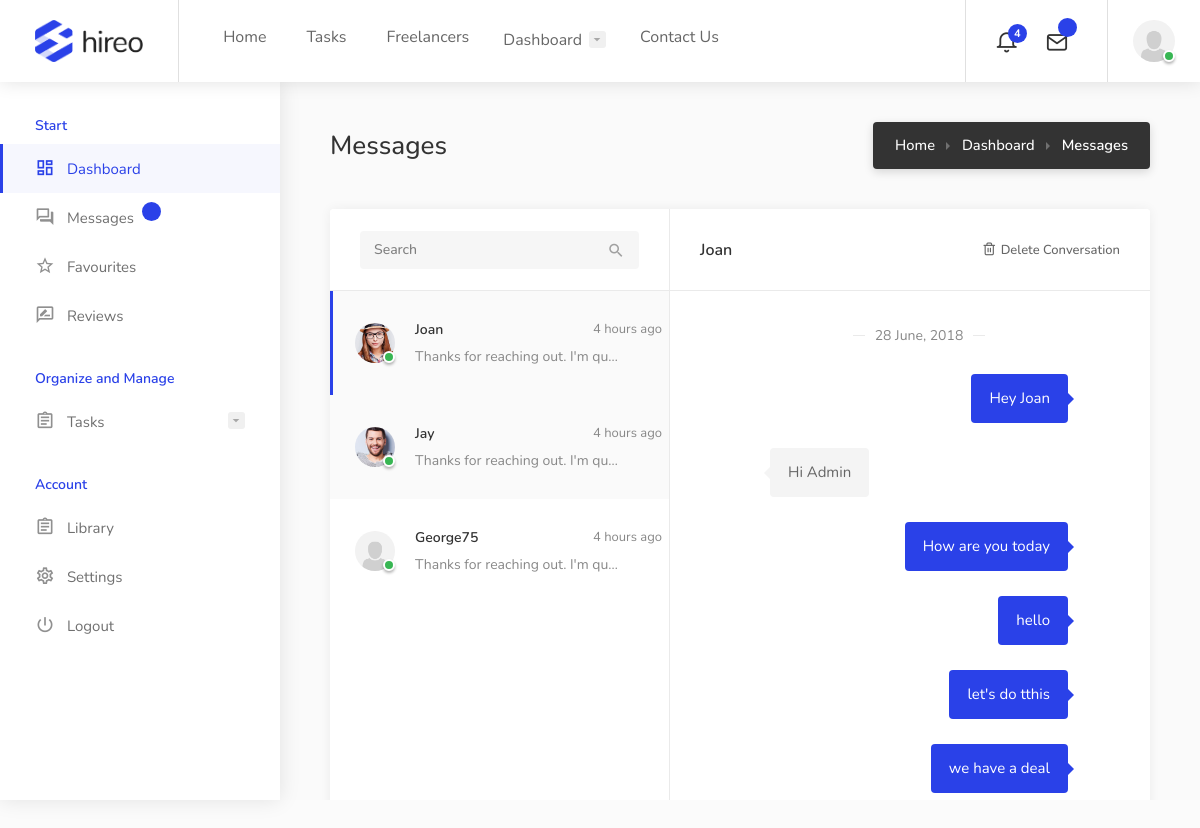
/messages/ (signed in), run on an earlier commit of the app's database.
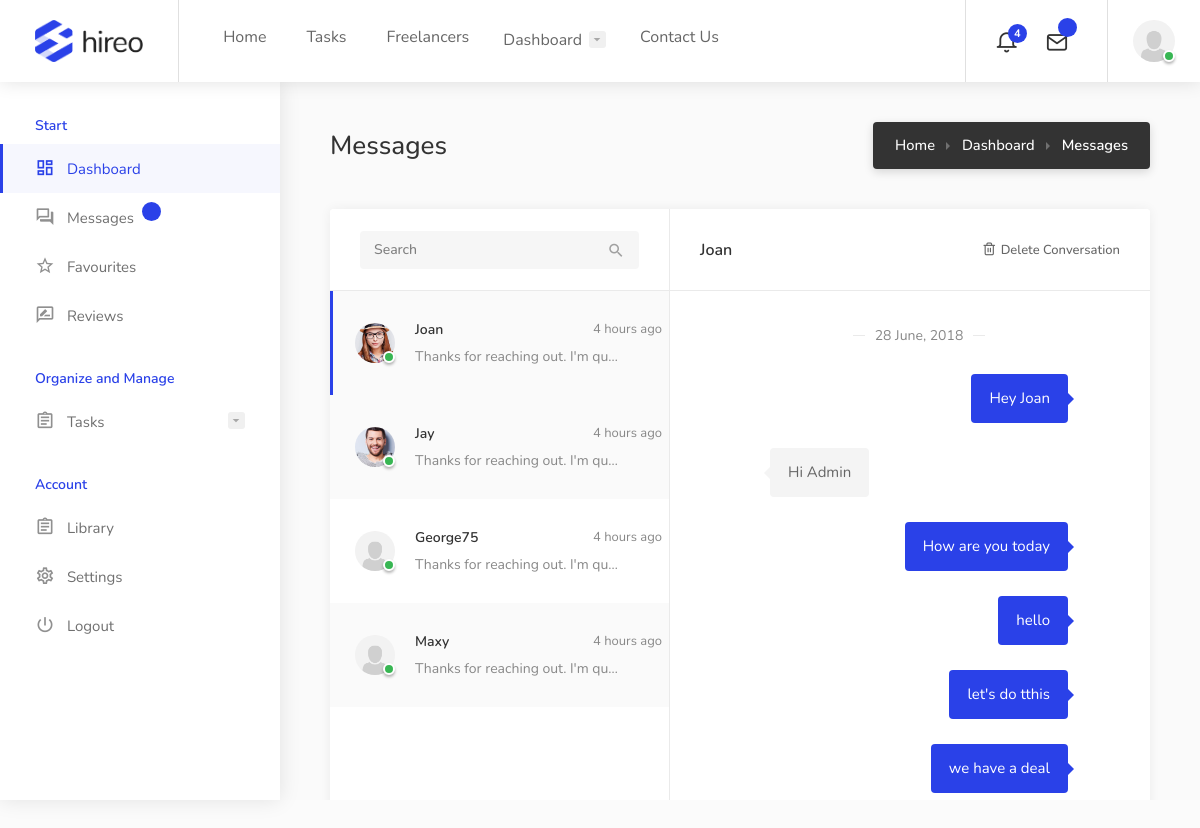
And on a later commit of the database.
### user/models.py (models this page shows, shortened)
class Profile(models.Model):
    user = models.OneToOneField(User, on_delete=models.CASCADE)
    stripe_customer_id = models.CharField(max_length=100, blank=True, null=True)
    image = models.ImageField(default = 'default.png', upload_to='profile_pics')
    tagline = models.CharField(max_length=200,  default='Enter your tagline here')
    bio = models.TextField(max_length=1000, default='Enter your bio here')
    favourite = models.ManyToManyField(User, related_name='favorited_by', blank=True)

### chat/models.py (models this page shows)
class Thread(models.Model):
    first_person = models.ForeignKey(User, on_delete=models.CASCADE, null=True, blank=True, related_name='thread_first_person')
    second_person = models.ForeignKey(User, on_delete=models.CASCADE, null=True, blank=True,
                                     related_name='thread_second_person')
    updated = models.DateTimeField(auto_now=True)
    timestamp = models.DateTimeField(auto_now_add=True)
    objects = ThreadManager()
    class Meta:
        unique_together = ['first_person', 'second_person']

class ChatMessage(models.Model):
    thread = models.ForeignKey(Thread, null=True, blank=True, on_delete=models.CASCADE, related_name='chatmessage_thread')
    user = models.ForeignKey(User, on_delete=models.CASCADE)
    message = models.TextField()
    timestamp = models.DateTimeField(auto_now_add=True)

### chat/views.py (the view)
# urls.py: path('messages/', dashboard_messages, name='dashboard-messages'),
def dashboard_messages(request):
    threads = Thread.objects.by_user(user=request.user).prefetch_related('chatmessage_thread').order_by('timestamp')
    context = {
        'Threads': threads
    }
    return render(request, 'chat/messages.html', context)

### chat/models.py (called while the page is built)
    def by_user(self, **kwargs):
        user = kwargs.get('user')
        lookup = Q(first_person=user) | Q(second_person=user)
        qs = self.get_queryset().filter(lookup).distinct()
        return qs

### templates/chat/messages.html (shortened to what this page needs)
{% extends 'dashboard/base.html' %}
{% load static %}
{% block content %}
<div class="dashboard-headline">
	<h3>Messages</h3>
	<nav id="breadcrumbs" class="dark">
		<ul>
			<li><a href="#">Home</a></li>
			<li><a href="#">Dashboard</a></li>
			<li>Messages</li>
		</ul>
	</nav>
</div>
	<div class="messages-container margin-top-0">
		<div class="messages-container-inner">
			<div class="messages-inbox">
				<div class="messages-headline">
					<div class="input-with-icon">
							<input id="autocomplete-input" type="text" placeholder="Search">
					</div>
				</div>
				<ul class="contacts">
					{% for thread in Threads %}
					<li class=" {% if forloop.first %} active-message {% endif %} contact-li" chat-id="chat_{{ thread.id }}">
						<a href="#">
							{% if thread.first_person == user %}
							<div class="message-avatar"><i class="status-icon status-online"></i><img src="{{ thread.second_person.profile.image.url }}" alt="" /></div>
							{% else %}
							<div class="message-avatar"><i class="status-icon status-online"></i><img src="{{ thread.first_person.profile.image.url }}" alt="" /></div>
							{% endif %}
							<div class="message-by">
								<div class="message-by-headline">
									{% if thread.first_person == user %}
									<h5>{{ thread.second_person.username }}</h5>
									{% else %}
									<h5>{{ thread.first_person.username }}</h5>
									{% endif %}
									<span>4 hours ago</span>
								</div>
								<p>Thanks for reaching out. I'm quite busy right now on many</p>
							</div>
						</a>
					</li>
					{% endfor %}
				</ul>
			</div>
			<div class="message-content">
				{% for thread in Threads %}
			<div class="message-content {% if forloop.first %} hide is_active {% else %} hide  {% endif %}" chat-id="chat_{{ thread.id }}" other-user-id="
			{% if thread.first_person == user %}
				{{ thread.second_person.id }}
			{% else %}
				{{ thread.first_person.id }}
			{% endif %}">
				<div class="messages-headline">
					{% if thread.first_person == user %}
					<h4>{{ thread.second_person.username }}</h4>
					{% else %}
					<h4>{{ thread.first_person.username }}</h4>
					{% endif %}
					<a href="#" class="message-action"><i class="icon-feather-trash-2"></i> Delete Conversation</a>
				</div>
				<div class="message-content-inner">
						<div class="message-time-sign">
							<span>28 June, 2018</span>
						</div>
						{% for chat in thread.chatmessage_thread.all %}
						{% if chat.user == user %}
						<div class="message-bubble me">
							<div class="message-bubble-inner">
								<div class="message-text"><p>{{ chat.message }}</p></div>
							</div>
							<div class="clearfix"></div>
						</div>
						{% else %}
						<div class="message-bubble">
							<div class="message-bubble-inner">
								<div class="message-text"><p>{{ chat.message }}</p></div>
							</div>
							<div class="clearfix"></div>
						</div>
						{% endif %}
						{% endfor %}
				</div>
			</div>
			{% endfor %}
			</div>
		</div>
</div>
{% endblock content %}

### templates/dashboard/base.html (shortened to what this page needs)
{% load static %}
<!doctype html>
<html lang="en">
<head>
<link rel="stylesheet" href="{% static 'css/style.css' %}">
<link rel="stylesheet" href="{% static 'css/colors/blue.css' %}">
</head>
<body class="gray">
<div id="wrapper">
<header id="header-container" class="fullwidth dashboard-header not-sticky">
{% include 'navbar.html' %}
</header>
<div class="dashboard-container">
	<div class="dashboard-sidebar">
		<div class="dashboard-sidebar-inner" data-simplebar>
			<div class="dashboard-nav-container">
				{% include 'dashboard/navigation.html' %}
			</div>
		</div>
	</div>
	<div class="dashboard-content-container" data-simplebar>
		<div class="dashboard-content-inner" >
			{% block content %}{% endblock content %}
		</div>
	</div>
</div>
</div>
</body>
</html>

### templates/navbar.html (shortened to what this page needs)
{% load static %}
{% load notifications_tags %}
<div id="header">
    <div class="container">
        <div class="left-side">
            <div id="logo">
                <a href="{% url 'job:home' %}"><img src="{% static 'images/logo.png' %}" alt=""></a>
            </div>
            <nav id="navigation">
                <ul id="responsive">
                    <li><a href="{% url 'job:home' %}">Home</a>
                    </li>
                    <li><a href="{% url 'job:job-list' %}">Tasks</a></li>
                    <li><a href="{% url 'job:freelancer' %}">Freelancers</a></li>
                    {% if user.is_authenticated %}
                <li><a href="#">Dashboard</a>
                </li>
                {% endif %}
                <li><a href="{% url 'job:contact' %}">Contact Us</a></li>
                </ul>
            </nav>
        </div>
    {% if user.is_authenticated %}
    <div class="right-side">
        <div class="header-widget hide-on-mobile">
            <div class="header-notifications">
                <div class="header-notifications-trigger">
                    <a href="#"><i class="icon-feather-bell"></i><span>4</span></a>
                </div>
            </div>
            <div class="header-notifications">
                <div class="header-notifications-trigger">
                    <a href="#"><i class="icon-feather-mail"></i><span>{% notifications_unread %}</span></a>
                </div>
            </div>
        </div>
        <div class="header-widget">
            <div class="header-notifications user-menu">
                <div class="header-notifications-trigger">
                    <a href="#"><div class="user-avatar status-online"><img src="{{ user.profile.image.url }}" alt=""></div></a>
                </div>
            </div>
        </div>
    </div>
    {% endif %}
    </div>
</div>

### templates/dashboard/navigation.html (shortened to what this page needs)
{% load notifications_tags %}
<div class="dashboard-nav">
    <div class="dashboard-nav-inner">
        <ul data-submenu-title="Start">
            <li class="active"><a href="{% url 'dashboard' %}"><i class="icon-material-outline-dashboard"></i> Dashboard</a></li>
            <li><a href="{% url 'dashboard-messages' %}"><i class="icon-material-outline-question-answer"></i> Messages <span class="nav-tag">{% notifications_unread %}</span></a></li>
            <li><a href="{% url 'dashboard-favourites' %}"><i class="icon-material-outline-star-border"></i> Favourites</a></li>
            <li><a href="{% url 'reviews' %}"><i class="icon-material-outline-rate-review"></i> Reviews</a></li>
        </ul>
        <ul data-submenu-title="Organize and Manage">
            <li><a href="#"><i class="icon-material-outline-assignment"></i> Tasks</a>
            </li>
        </ul>
        <ul data-submenu-title="Account">
            <li><a href="{% url 'library' %}"><i class="icon-material-outline-assignment"></i> Library</a></li>
            <li><a href="{% url 'profile-update' %}"><i class="icon-material-outline-settings"></i> Settings</a></li>
            <li><a href="{% url 'account_logout' %}"><i class="icon-material-outline-power-settings-new"></i> Logout</a></li>
        </ul>
    </div>
</div>

### templates/dashboard/scripts.html (shortened to what this page needs)
{% load static %}

### static/css/colors/blue.css (style rules this page uses)
.message-bubble.me .message-text:before { border-left:6px solid #2a41e8; }
a, .header-widget .log-in-button:hover i, .notification-text span.color, .header-notifications-content .notification-text span.color, ul.user-menu-small-nav li a:hover, ul.user-menu-small-nav li a:hover i, #navigation ul li:hover a:after, #navigation ul li a.current, #navigation ul li a.current:after, #navigation ul li:hover a, #breadcrumbs ul li a:hover, #breadcrumbs.white ul li a:hover, .single-page-header .header-details li a:hover, .blog-post-content h3 a:hover, #posts-nav li a:hover, .task-tags span, .freelancer-detail-item a:hover, .list-4 li:before, .list-3 li:before, .list-2 li:before, .list-1 li:before, .share-buttons-content span strong, .keyword, .banner-headline strong.color, .category-box-icon, .recommended .pricing-plan-label, .recommended .pricing-plan-label strong, .boxed-widget.summary li.total-costs span, .testimonial-box:before, .single-counter h3, .popup-tabs-nav li.active a, .dialog-with-tabs .forgot-password:hover, .dropdown-menu > li > a:hover, .dropdown-menu > .active > a, .dropdown-menu > .active > a:hover, .bootstrap-select .dropdown-menu li.selected a span.check-mark:before, .bootstrap-select .dropdown-menu li.selected:hover a span.check-mark:before, .boxed-list-headline h3 i, .boxed-list-item .item-details .detail-item a:hover, .job-overview .job-overview-inner ul li i, .dashboard-nav ul:before, .dashboard-nav ul li.active-submenu a i, .dashboard-nav ul li.active a i, .dashboard-nav ul li:hover a i, .dashboard-nav ul li.active-submenu a, .dashboard-nav ul li:hover a, .dashboard-nav ul li.active a, .dashboard-nav ul li.active-submenu a:after, .dashboard-nav ul li.active a:after, .dashboard-nav ul li:hover a:after, .dashboard-box .headline h3 i, .help-icon, .header-widget .log-in-button:hover, .header-widget .log-in-button:hover i { color:#2a41e8; }
#backtotop a, .header-notifications-trigger span, a.header-notifications-button, #navigation ul ul.dropdown-nav ul.dropdown-nav li:hover a:after, #navigation ul ul.dropdown-nav li:hover a:after, .mm-menu em.mm-counter, .language-switcher.bootstrap-select.btn-group.open button, .language-switcher.bootstrap-select.btn-group button:hover, .footer-links ul li a span:before, .newsletter button, .pagination ul li a.current-page, a.blog-post-info:hover, #posts-nav li a:hover span, .comment-by a.reply:hover, .contact-address-headline:after, .enable-filters-button span, .enable-filters-button i, .job-listing.with-apply-button:hover .list-apply-button, .letters-list a.current, span.button, button.button, input[type="button"], input[type="submit"], a.button, .list-1 li:before, mark.color, table.basic-table th, .copy-url .copy-url-button, .keyword-input-container .keyword-input-button, .tags-container input[type="checkbox"]:checked + label, input:checked + .switch-button, .radio input[type="radio"] + label .radio-label:after, .uploadButton .uploadButton-button:hover, .pricing-plan .button:hover, .pricing-plan.recommended .button, .pricing-plan .recommended-badge, .payment-tab-trigger > input:checked ~ label::after, .breathing-icon, .icon-box-check, .testimonial-author span, .qtyInc:hover, .qtyDec:hover, #sign-in-dialog .mfp-close:hover, #small-dialog-1 .mfp-close:hover, #small-dialog-2 .mfp-close:hover, #small-dialog-3 .mfp-close:hover, #small-dialog-4 .mfp-close:hover, #small-dialog .mfp-close:hover, .slider-selection, .cluster-visible, .marker-container, .custom-zoom-in:hover, .custom-zoom-out:hover, #geoLocation:hover, #streetView:hover, #scrollEnabling:hover, #scrollEnabling.enabled, a.apply-now-button, a.attachment-box:hover, .freelancer-indicators .indicator-bar span, .dashboard-nav ul li span.nav-tag, .dashboard-box .button.dark:not(.ico):hover, .messages-inbox ul li:before, .message-by h5 i, .message-bubble.me .message-text { background-color:#2a41e8; }
.payment-tab-trigger > input:checked ~ label::before, .dashboard-nav ul li.active-submenu, .dashboard-nav ul li.active, .dashboard-nav ul li:hover { border-color:#2a41e8; }
.dashboard-nav ul li.active-submenu, .dashboard-nav ul li.active, .dashboard-nav ul li:hover { background-color: rgba(42,65,232,0.04); }
.dashboard-nav ul li.active-submenu a:after, .dashboard-nav ul li.active a:after, .dashboard-nav ul li:hover a:after { background: rgba(42,65,232,0.13); }

### templates/chat/messages.html (style rules this page uses)
.message-content.is_active { display: block !important; }
.message-content.hide { display: none; }

What changed in the data, as far as the page shows it:
added Thread: second_person.profile.image (placeholder picture), second_person.username "Maxy", shown under "Messages"
